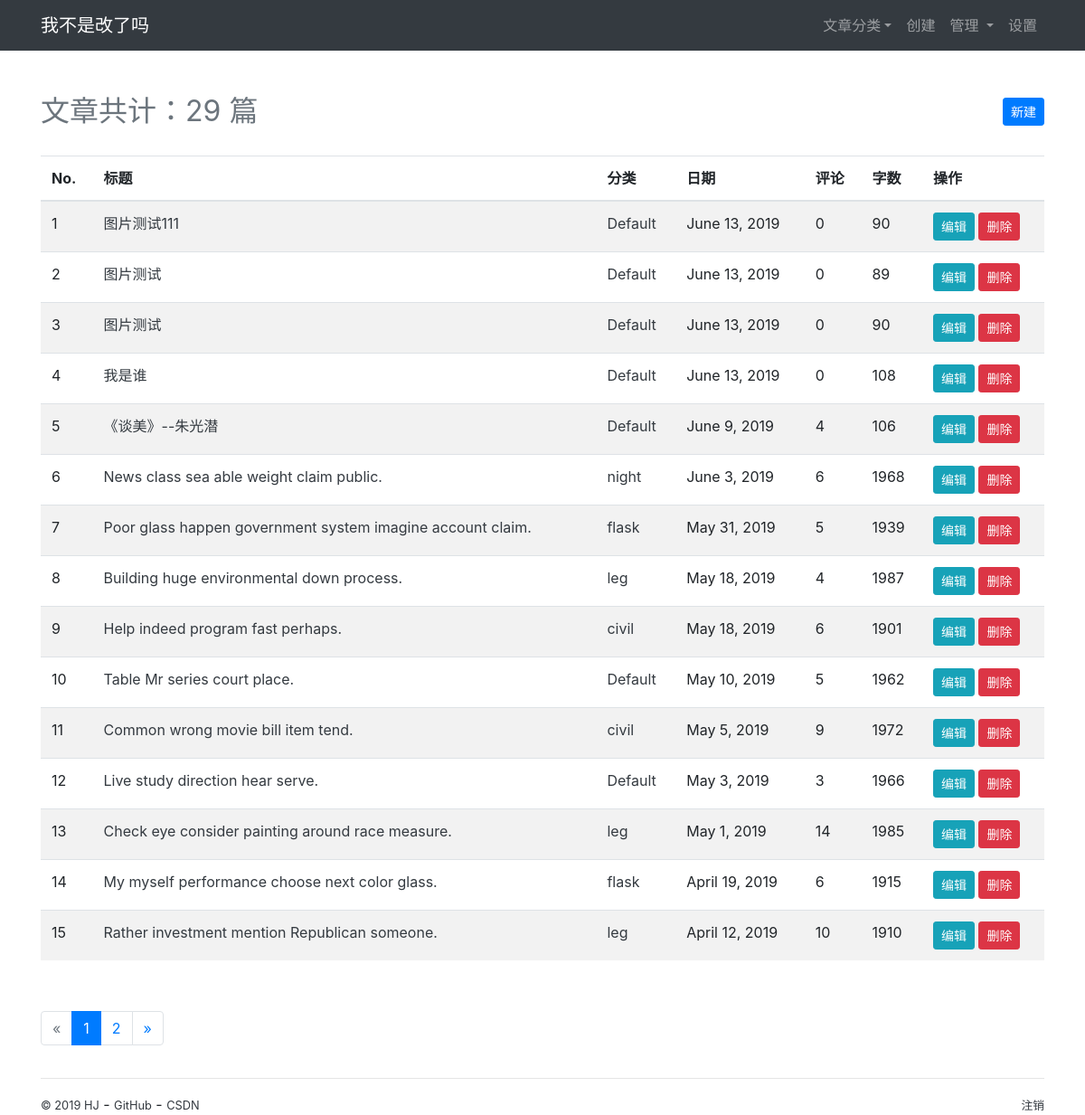
/admin/post/manage (signed in), run on the app's committed database.
### MyBlog/models.py (models this page shows, shortened)
class Admin(db.Model, UserMixin):
    id = db.Column(db.Integer, primary_key=True)
    username = db.Column(db.String(20))  # 用户名(用于登录)
    password_hash = db.Column(db.String(128))
    blog_title = db.Column(db.String(60))   # 博客标题
    blog_sub_title = db.Column(db.String(100))  # 子标题
    name = db.Column(db.String(30))  # 用户昵称(评论中显示)
    about = db.Column(db.Text)

class Post(db.Model):
    id = db.Column(db.Integer, primary_key=True)
    title = db.Column(db.String(30))
    timestamp = db.Column(db.DateTime, default=datetime.utcnow)  # 时间戳
    body = db.Column(db.Text)
    can_comments = db.Column(db.Boolean, default=True)
    category_id = db.Column(db.Integer, db.ForeignKey('category.id'))    # 将category_id设置为外键
    category = db.relationship('Category', back_populates='posts')
    comments = db.relationship('Comment', back_populates='post', cascade='all, delete-orphan')  # cascade设置级联操作

class Category(db.Model):
    id = db.Column(db.Integer, primary_key=True)
    name = db.Column(db.String(30), unique=True)    # 分类名不允许重复,unique=True
    posts = db.relationship('Post', back_populates='category')

### MyBlog/blueprint/admin.py (the view)
@admin_my.route('/post/manage')
@login_required
def manage_post():
    page = request.args.get('page', 1, type=int)
    per_page = current_app.config['MYBLOG_MANAGE_POST_PER_PAGE']
    pagination = Post.query.order_by(Post.timestamp.desc()).paginate(page, per_page=per_page)
    posts = pagination.items
    return render_template('admin/manage_post.html', pagination=pagination, posts=posts, page=page )

### MyBlog/__init__.py (called while the page is built)
def register_template_context(app):
    @app.context_processor
    def make_template_context():
        admin = Admin.query.first()
        categories = Category.query.order_by(Category.name).all()
        posts = Post.query.order_by(Post.timestamp).all()
        if current_user.is_authenticated:
            unread_comments = Comment.query.filter_by(reviewed=False).count()
        else:
            unread_comments = None
        return dict(
            admin=admin,
            categories=categories,
            posts=posts,
            unread_comments=unread_comments
        )

### MyBlog/extensions.py (called while the page is built)
@login.user_loader
def load_user(user_id):
    from MyBlog.models import Admin
    user = Admin.query.get(int(user_id))
    return user

### MyBlog/templates/admin/manage_post.html (shortened to what this page needs)
{% extends 'base.html' %}
{% from 'bootstrap/pagination.html' import render_pagination %}
{% block content %}
<div class="page-header">
    <h1>
        <small class="text-muted">文章共计：{{pagination.total}} 篇</small>
        <span class="float-right "><a href="{{ url_for('.new_post')}}" class="btn btn-primary btn-sm">新建</a></span>
    </h1>
</div>
{% if posts %}
<table class="table table-striped">
    <thead>
    <tr>
        <th>No.</th>
        <th>标题</th>
        <th>分类</th>
        <th>日期</th>
        <th>评论</th>
        <th>字数</th>
        <th>操作</th>
    </tr>
    </thead>
    {% for post in posts %}
    <tr>
        <td>{{ loop.index + ((pagination.page - 1) * config.MYBLOG_MANAGE_POST_PER_PAGE) }}</td>
        <td><a href="{{ url_for('blog.show_post', post_id=post.id)}}" class="text-dark">{{ post.title }}</a></td>
        <td><a href="{{ url_for('blog.show_category', category_id=post.category.id)}}" class="text-dark">
            {{ post.category.name }}</a></td>
        <td>{{ moment(post.timestamp).format('LL')}}</td>
        <td>{{ post.comments|length }}</td>
        <td>{{ post.body|length }}</td>
        <td><a class="btn btn-info btn-sm" href="{{ url_for('.edit_post', post_id=post.id) }}">编辑</a>
            <form class="inline" method="post"
                  action="{{ url_for('.delete_post', post_id=post.id, next=request.full_path)}}">
                <button type="submit" class="btn btn-danger btn-sm" onclick="return confirm('你确定删除此篇文章？'); ">
                    删除
                </button>
            </form>
        </td>
    </tr>
    {% endfor %}
</table>
<div class="page-footer">{{ render_pagination(pagination) }}</div>
{% else %}
<div class="tip"><h5>这里一篇文章都没有...</h5></div>
{% endif %}
{% endblock content %}

### MyBlog/templates/base.html (shortened to what this page needs)
{% from 'bootstrap/nav.html' import render_nav_item %}
<!DOCTYPE html>
<html lang="en">
<head>
    {% block head%}
    <link rel="stylesheet" href="{{ url_for('static', filename='css/bootstrap.min.css')}}" type="text/css">
    <link rel="stylesheet" href="{{url_for('static', filename='css/style.css')}}" type="text/css">
    {% endblock head%}
</head>
<body>
{% block nav%}
    <div class="row">
        <div class="col-sm-12">
            <nav class="navbar navbar-expand-sm bg-dark navbar-dark">
                <div class=" container">
                    <a class="navbar-brand" href="{{url_for('blog.index')}}">{{ admin.blog_title|default('MyBlog') }}</a>
                    <ul class="nav navbar-nav navbar-right">
                        <li class="nav-item dropdown " >
                            <a href="#" class="nav-link dropdown-toggle "role="button"
                               data-toggle="dropdown" >文章分类</a>
                        </li>
                        {% if current_user.is_authenticated %}
                        <li class="nav-item dropdown ">
                            <a href="#" class="nav-link dropdown_toggle" data-toggle="dropdown" role="button">
                                创建
                            </a>
                        </li>
                        <li class="nav-item dropdown">
                            <a href="#" class="nav-link dropdown-toggle" data-toggle="dropdown" role="button">
                                管理
                            </a>
                        </li>
                        {{ render_nav_item('admin.settings', '设置')}}
                        {% endif %}
                    </ul>
                </div>
            </nav>
        </div>
    </div>
{% endblock nav %}
<main class="container">
    {% block content %}
    {% endblock content%}
</main>
{% block footer %}
<div class="row">
    <div class="container">
        <hr>
        <a class="text-dark" href="#" title="created by HJ"><small>&copy; 2019 HJ</small></a> -
        <a class="text-dark" href="https://github.com/theminimize" title="HJ's GitHub count"><small>GitHub</small></a> -
        <a class="text-dark" href="https://blog.csdn.net/one_Salted_FishGG" title="HJ's CSDN count"><small>CSDN</small></a>
        {% if current_user.is_authenticated %}
        <a class="text-dark float-right " href="{{url_for('login.logout', next=request.full_path)}}"><small>注销</small></a>
        {% else %}
        <a class=" text-dark float-right" href="{{url_for('login.login', next=request.full_path)}}"><small>登录</small></a>
        {% endif %}
    </div>
</div>
{% endblock footer %}
</body>
</html>

### MyBlog/static/css/style.css (style rules this page uses)
nav { margin-bottom: 20px; }
.inline { display: inline; }
.page-header { padding-top: 20px; padding-bottom: 20px; }
.page-footer { padding-top: 40px; }

### data on the page
Admin: blog_title "我不是改了吗"
Post: title "图片测试111", category.name "Default", timestamp "June 13, 2019", comments|length "0", body|length "90"
Post: title "图片测试", category.name "Default", timestamp "June 13, 2019", comments|length "0", body|length "89"
Post: title "图片测试", category.name "Default", timestamp "June 13, 2019", comments|length "0", body|length "90"
Post: title "我是谁", category.name "Default", timestamp "June 13, 2019", comments|length "0", body|length "108"
Post: title "《谈美》--朱光潜", category.name "Default", timestamp "June 9, 2019", comments|length "4", body|length "106"
Post: title "News class sea able weight claim public.", category.name "night", timestamp "June 3, 2019", comments|length "6", body|length "1968"
Post: title "Poor glass happen government system imagine account claim.", category.name "flask", timestamp "May 31, 2019", comments|length "5", body|length "1939"
Post: title "Building huge environmental down process.", category.name "leg", timestamp "May 18, 2019", comments|length "4", body|length "1987"
Post: title "Help indeed program fast perhaps.", category.name "civil", timestamp "May 18, 2019", comments|length "6", body|length "1901"
Post: title "Table Mr series court place.", category.name "Default", timestamp "May 10, 2019", comments|length "5", body|length "1962"
Post: title "Common wrong movie bill item tend.", category.name "civil", timestamp "May 5, 2019", comments|length "9", body|length "1972"
Post: title "Live study direction hear serve.", category.name "Default", timestamp "May 3, 2019", comments|length "3", body|length "1966"
Post: title "Check eye consider painting around race measure.", category.name "leg", timestamp "May 1, 2019", comments|length "14", body|length "1985"
Post: title "My myself performance choose next color glass.", category.name "flask", timestamp "April 19, 2019", comments|length "6", body|length "1915"
Post: title "Rather investment mention Republican someone.", category.name "leg", timestamp "April 12, 2019", comments|length "10", body|length "1910"

### other printed values
{{ render_nav_item('admin.settings', '设置') }} "设置"
{{ pagination.total }} "29"
{{ render_pagination(pagination) }} "« 1 2 »"
